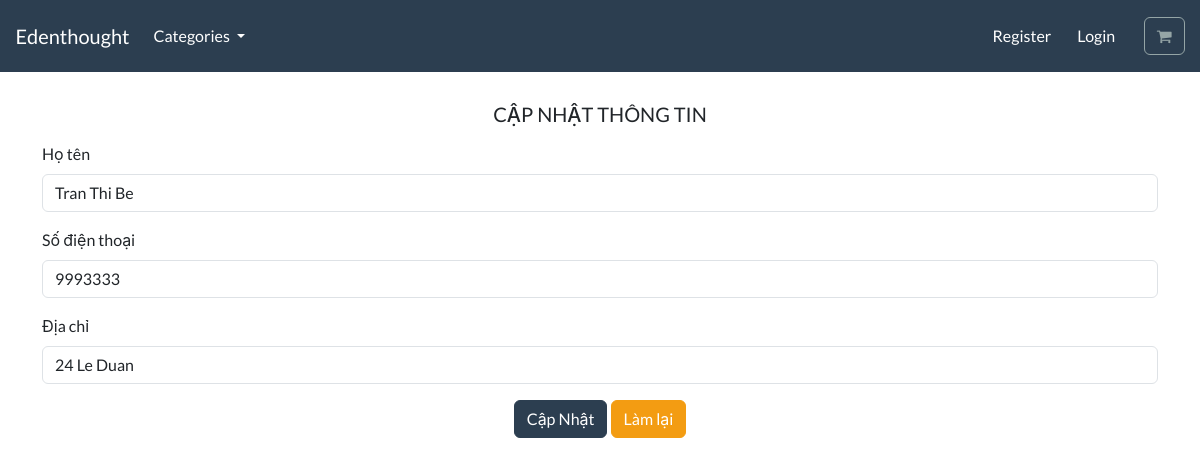
The page /customer/update_customer/2/ on the database as committed earlier.
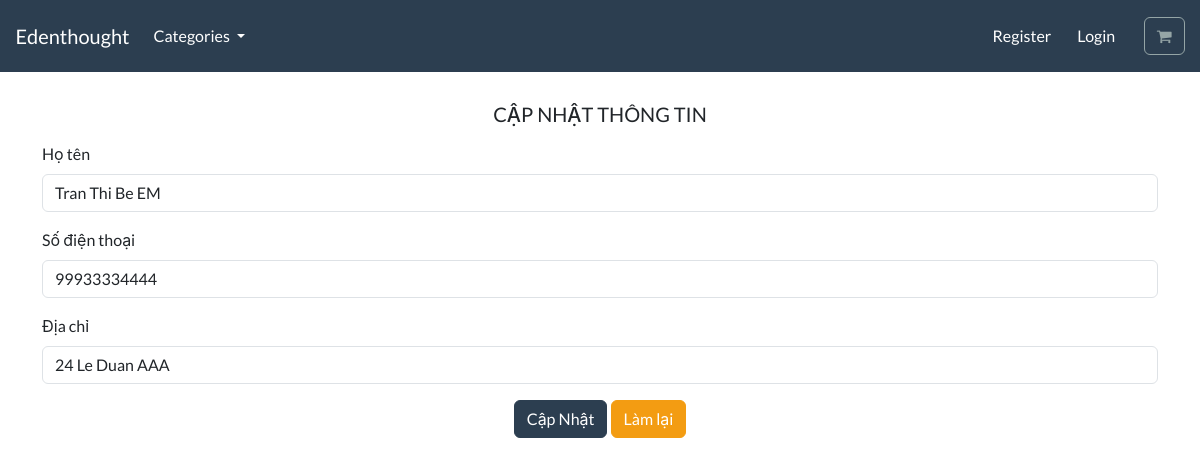
The same page on the database as committed later.
### customer/models.py (models this page shows)
class Customer(models.Model):
    id = models.AutoField(primary_key=True)
    name = models.CharField(max_length=250, db_index=True)
    phone = models.CharField(max_length=250, unique=True)
    address = models.CharField(max_length=250)

### customer/views.py (the view)
# urls.py: path('update_customer/<int:customer_id>/',views.update_customer,name='update_customer'),
def update_customer(request,customer_id):
    customer = get_object_or_404(Customer, id = customer_id)
    context = {
        'customer' : customer
    }
    return render(request,"customer/update-customer.html",context)

### templates/customer/update-customer.html (shortened to what this page needs)
{% extends "base.html" %} {% load static %} {% block content %}
<div class="container">
  <div
    class="mb-3"
    style="
      font-size: 15px;
      text-align: center;
      margin-top: 30px;
    "
  >
    <h1 style="font-size: 20px">CẬP NHẬT THÔNG TIN</h1>
  </div>
  <form  action="{% url 'update_process' %}" method="post">
    <div class="mb-3">
      <label for="exampleFormControlInput1" class="form-label">Họ tên</label>
      <input
        type="text"
        class="form-control"
        id="name"
        name="name"
        value="{{customer.name}}"
        placeholder="Nhập họ và tên"
      />
    </div>
    <div class="mb-3">
      <label for="exampleFormControlInput1" class="form-label"
        >Số điện thoại</label
      >
      <input
        type="text"
        class="form-control"
        id="phone"
        name="phone"
        value="{{customer.phone}}"
        placeholder="Nhập số điện thoại"
      />
    </div>
    <div class="mb-3">
      <label for="exampleFormControlInput1" class="form-label">Địa chỉ</label>
      <input
        type="text"
        class="form-control"
        id="address"
        name="address"
        value="{{customer.address}}"
        placeholder="Nhập số địa chỉ"
      />
    </div>
    <div class="mb-3" style="text-align: center">
      <button type="submit" class="btn btn-primary">Cập Nhật</button>
      <button type="button" class="btn btn-warning">Làm lại</button>
    </div>
  </form>
</div>
{% endblock %}

Rows that differ between the two databases and show on the page:
changed Customer: name "Tran Thi Be" → "Tran Thi Be EM"; phone "9993333" → "99933334444"; address "24 Le Duan" → "24 Le Duan AAA"
